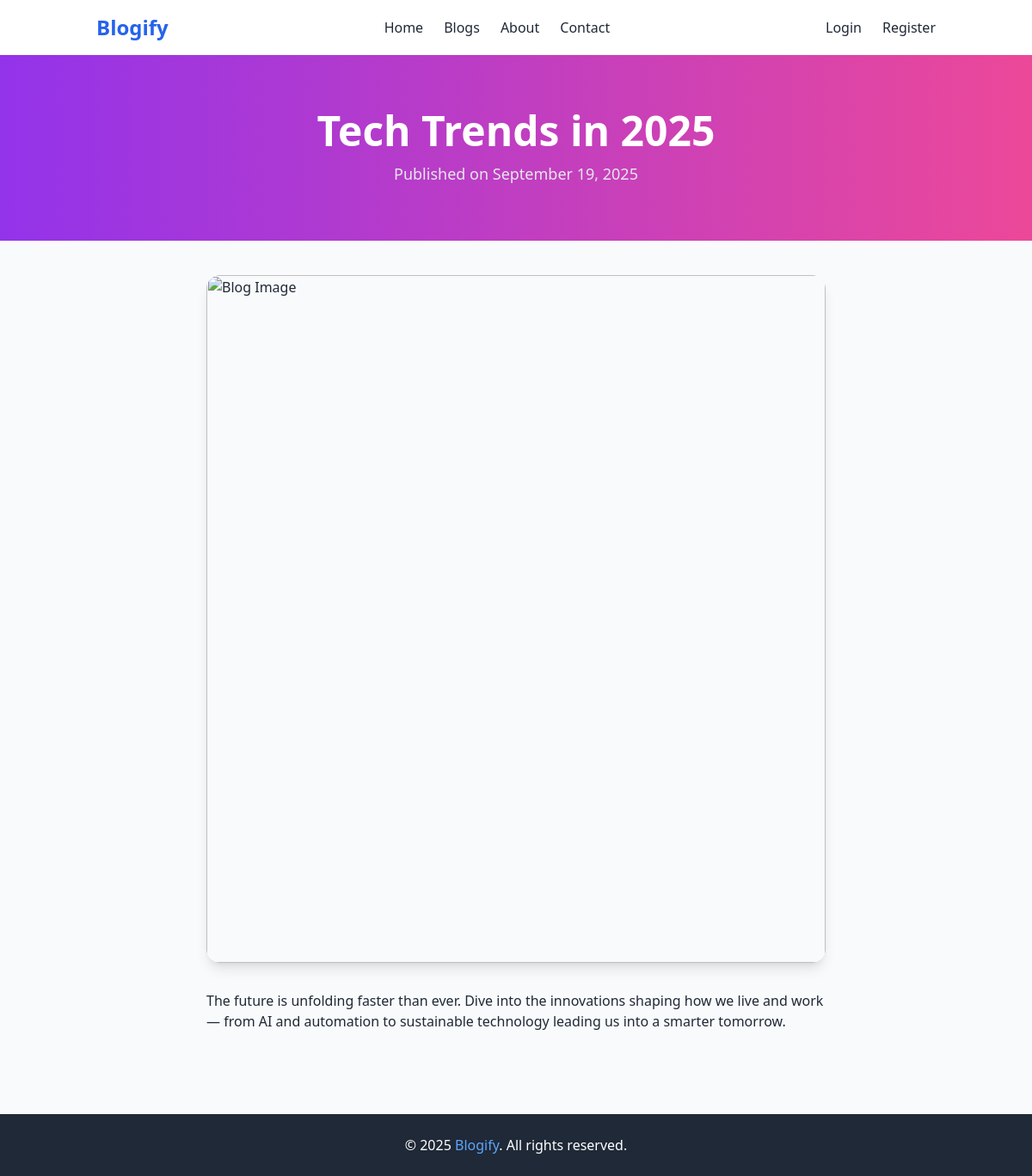
Page /posts/view.php?id=5 on the committed database.
### tables this page shows
CREATE TABLE `posts` (
  `id` int(11) NOT NULL,
  `user_id` int(11) NOT NULL,
  `title` varchar(255) NOT NULL,
  `content` text NOT NULL,
  `image` varchar(255) DEFAULT NULL,
  `created_at` timestamp NOT NULL DEFAULT current_timestamp(),
  `updated_at` timestamp NOT NULL DEFAULT current_timestamp() ON UPDATE current_timestamp()
);

### posts/view.php (the view, shortened to what this page needs)
<?php
require "../config/db.php";
include "../includes/navbar.php";
$id = $_GET['id'] ?? null;
$stmt = $conn->prepare("SELECT * FROM posts WHERE id = ?");
$stmt->execute([$id]);
$post = $stmt->fetch();
?>
<!DOCTYPE html>
<html lang="en">
<head>
  <script src="https://cdn.tailwindcss.com"></script>
</head>
<body class="bg-gray-50 text-gray-800">
  <?php if ($post): ?>
    <section class="bg-gradient-to-r from-purple-600 to-pink-500 text-white py-16 mb-10">
      <div class="container mx-auto text-center px-6">
        <h1 class="text-4xl md:text-5xl font-bold"><?= htmlspecialchars($post['title']) ?></h1>
        <p class="mt-3 text-lg text-gray-200">
          Published on <?= date("F j, Y", strtotime($post['created_at'])) ?>
        </p>
      </div>
    </section>
    <section class="container mx-auto px-6 pb-16 max-w-3xl">
      <?php if (!empty($post['image'])): ?>
        <img src="<?= htmlspecialchars($post['image']) ?>"
          alt="Blog Image"
          class="rounded-2xl shadow-lg mb-8 w-full h-auto object-cover">
      <?php else: ?>
        <img src="https://source.unsplash.com/1000x500/?blog"
          alt="Default Blog Image"
          class="rounded-2xl shadow-lg mb-8 w-full h-auto object-cover">
      <?php endif; ?>
      <article class="prose lg:prose-lg max-w-none">
        <?= nl2br(htmlspecialchars($post['content'])) ?>
      </article>
    </section>
  <?php endif; ?>
  <?php include "../includes/footer.php"; ?>
</body>
</html>

### rows in the picture
posts: title "Tech Trends in 2025", created_at "September 19, 2025", content "The future is unfolding faster than ever. Dive into the innovations shaping how we live and work — from AI and automation to sustainable technology leading us into a smarter tomorrow."
